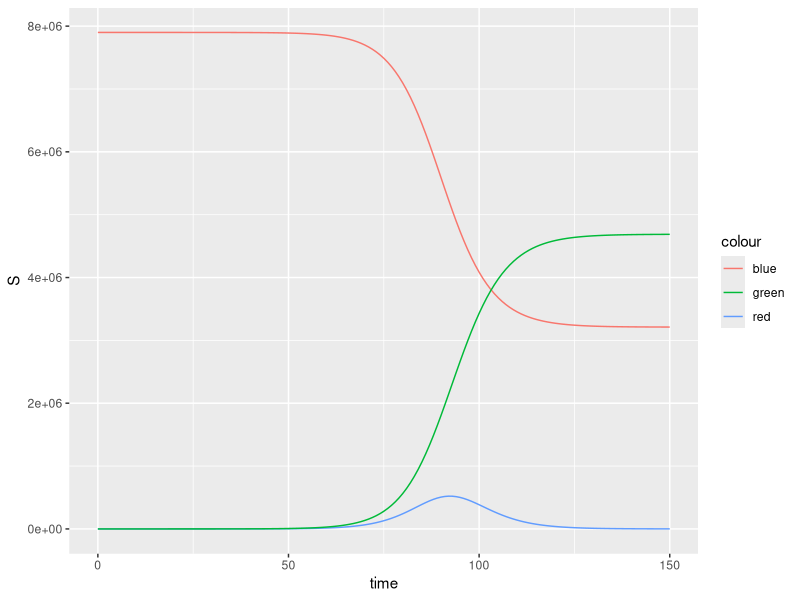

R code for this plot:
## ---- chunk 1
knitr::opts_chunk$set(echo = TRUE)
options(tinytex.verbose = TRUE)
library(deSolve)
library(ggplot2)
## ---- chunk 2
# defining model parameters

# initialized params and state variables here ... these are fixed nnonetheless
alpha.0 = 1/3; beta.0 = 0.5; N.0=7900000; prop.val <- FALSE; delta <- 1
times <- seq(0, 150, by = delta)

S.0 = 7900000; I.0 = 10; R.0 = 0
  
# alpha: recovery rate, beta: contacts per given time sufficient for spread
params <- c(alpha = alpha.0, beta = beta.0, N=N.0)

# state variables
if(prop.val){
  state <- c(S = S.0/N.0, I=I.0/N.0, R = R.0/N.0)
}else{
  state <- c(S = S.0, I=I.0, R = R.0)
}
## ---- chunk 3

# self implementation

RateOfChange.Self <- function(times, state, params)
{
  df <- data.frame(time = times)
  S.list <- c(NULL); I.list <- c(NULL); R.list <- c(NULL)
  # convert the rates into named list
  
  with(as.list(c(state, params)), {
    # loop through the time sequence
    for (time in times){
      # this is to ensure that the first values are the initials
      # update the variables 1
      S.list <- c(S.list, S); I.list <- c(I.list, I); R.list <- c(R.list, R); 
      
      # rate of change of subsceptible population
      S.change <- S*(1 - delta*beta*(I/N))
      #dS <- (S.change - S)/delta
      
      # rate of change of the recovered population
      #dR <- alpha*I
      R.change <- R + delta*alpha*I
      
      # rate of change of the infectious population
      I.change <- N - S.change - R.change
      #dI <- beta*(S/N)*I - alpha*I
      
      # update the variables 2 
      S <- S.change; I <- I.change; R <- R.change
      
    }
    
    df$S <- S.list; df$I <- I.list; df$R <- R.list
    return(df)
  })
  
}

## ---- chunk 4
data <- RateOfChange.Self(times, state, params)
head(data)
## ---- chunk 5
# make a combine plot
ggplot(data = data, aes(time)) + geom_line(aes(y = S, colour = "blue")) + 
  geom_line(aes(y = I, colour = "red")) + 
  geom_line(aes(y = R, colour = "green")) 
